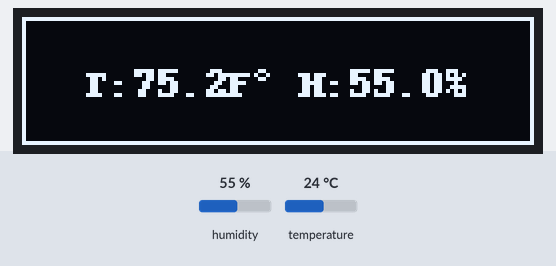
The program below on a simulated Raspberry Pi (BCM pin numbers). On the bench: 128×32 one-colour display. The inputs (shaded band) are chosen by the test bench; at power-on: humidity 55 %, temperature 24 °C. What the program prints to the terminal is not drawn.

Above: at 1.2 s.
1.3 s: humidity set to 22 %
At 4.6 s:
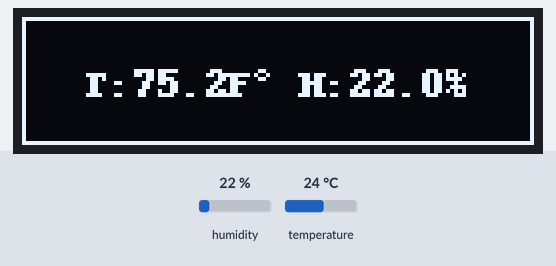
6.0 s: temperature set to 12 °C
At 8.6 s:
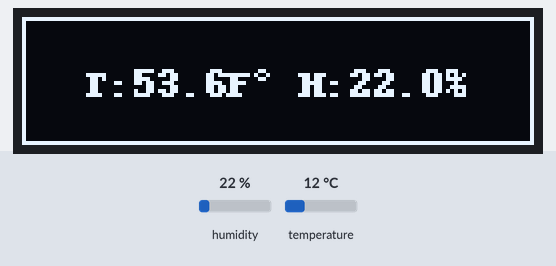
10.7 s: humidity set to 40 %
At 12.6 s:
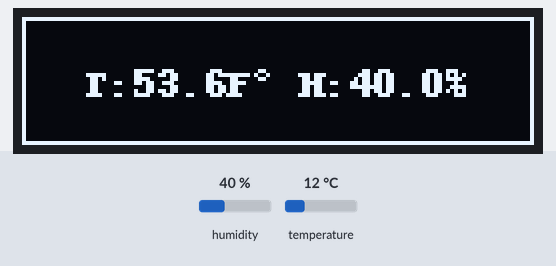
15.4 s: temperature set to 19 °C
At 19.4 s:
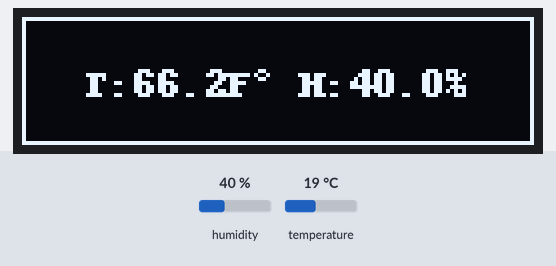
Timing chart, 0 to 20.9 s (numbered marks = the images above; inputs shaded):
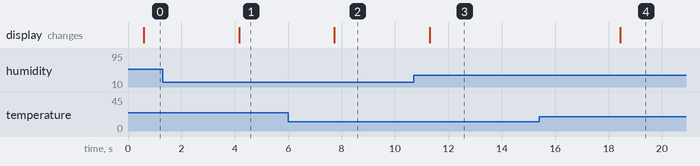

The program:

humidity-temperature.py
```python
import Adafruit_DHT
import time

import board
import busio
from PIL import Image, ImageDraw, ImageFont
import adafruit_ssd1306

# Set busio I2C with SCL and SDA connections
i2c = busio.I2C(board.SCL, board.SDA)

# Set OLED Display size
oled_width = 128
oled_height = 32
BORDER = 1

oled = adafruit_ssd1306.SSD1306_I2C(oled_width, oled_height, i2c)

# Set OLED display pins and configuration parameters
oled.fill(0)
oled.show()

#Set DHT11 Humidity and Temperature sensor pins and library
DHT_SENSOR = Adafruit_DHT.DHT11
DHT_PIN = 4

def readHumidityTemperature():

    # Create blank image for drawing.
    # Make sure to create image with mode '1' for 1-bit color.
    image = Image.new("1", (oled.width, oled.height))

    # Get drawing object to draw on image.
    draw = ImageDraw.Draw(image)

    # Draw a white background
    draw.rectangle((0, 0, oled.width, oled.height), outline=255, fill=255)

    # Draw a smaller inner rectangle
    draw.rectangle(
        (BORDER, BORDER, oled.width - BORDER - 1, oled.height - BORDER - 1),
        outline=0,
        fill=0,
    )

    # Load default font.
    font = ImageFont.load_default()


    humidity, temperature = Adafruit_DHT.read(DHT_SENSOR, DHT_PIN)

    fahrenheit = 0

    if humidity is not None and temperature is not None:

        # Draw Some Text
        # Convert Celsius to Fahrenheit
        fahrenheit = (temperature * 9 / 5) + 32

        text = "T:" + str(fahrenheit) + "F°" + " H:" + str(humidity) + "%"

        print("Temp={0:0.1f}F° Humidity={1:0.1f}%".format(fahrenheit, humidity))
        (font_width, font_height) = font.getsize(text)

        draw.text(
            (oled.width // 2 - font_width // 2, oled.height // 2 - font_height // 2),
            text,
            font=font,
            fill=200,
        )

        # Display image
        oled.image(image)
        oled.show()

    time.sleep(3)

while True:
    readHumidityTemperature()
```

Measured:
- after the input at 1.3 s, the display: changes after 2.9 s (image 1)
- after the input at 6.0 s, the display: changes after 1.7 s (image 2)
- after the input at 10.7 s, the display: changes after 0.60 s (image 3)
- after the input at 15.4 s, the display: changes after 3.0 s (image 4)
